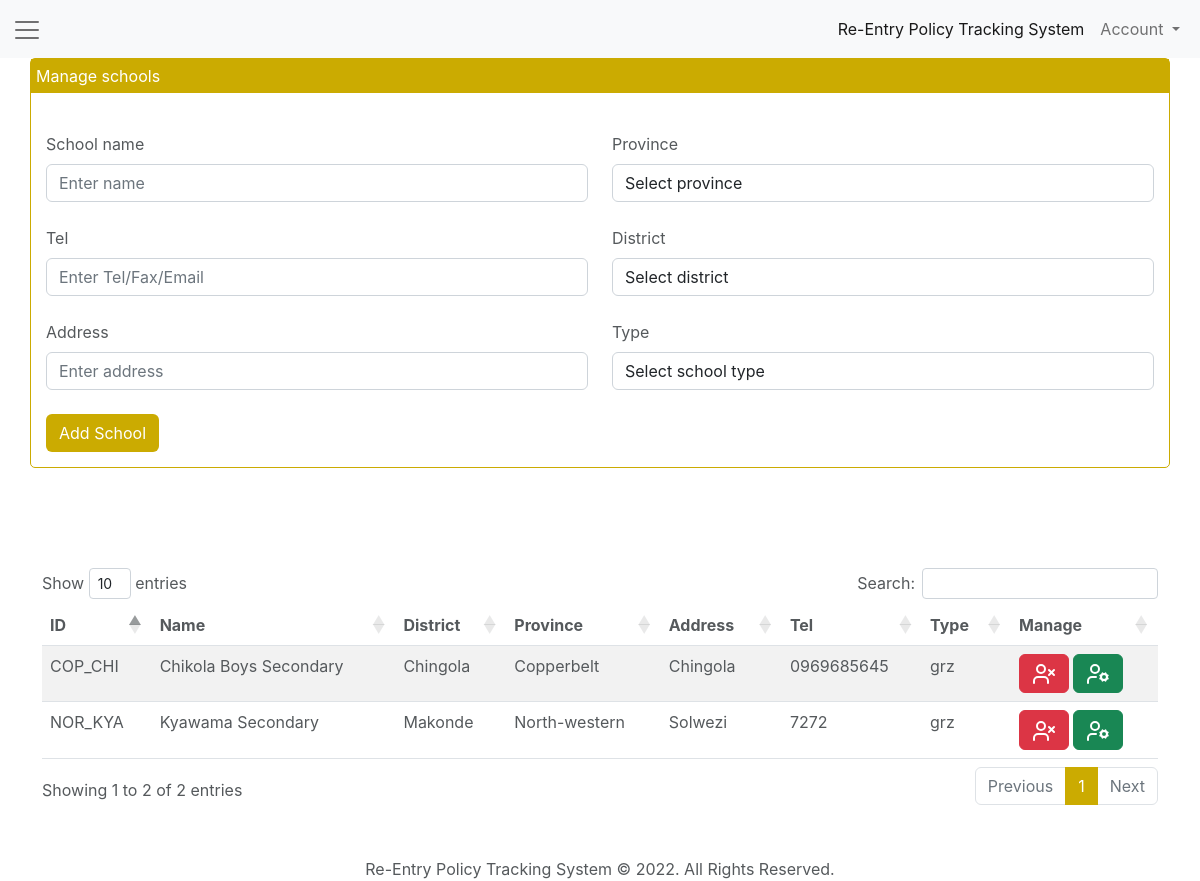
The app's page /schools.php (signed in) with its own data.
### tables this page shows
CREATE TABLE `schools` (
  `id` int(5) NOT NULL,
  `sch_id` varchar(10) NOT NULL,
  `name` varchar(25) NOT NULL,
  `district` varchar(25) NOT NULL,
  `province` varchar(25) NOT NULL,
  `tel` varchar(50) NOT NULL,
  `type` varchar(50) NOT NULL,
  `address` varchar(50) NOT NULL,
  `date_added` timestamp NOT NULL DEFAULT current_timestamp()
);

### schools.php (the view, shortened to what this page needs)
<?php
include 'database/config.php';
?>
<!DOCTYPE html>
<html>
<head>
  <link href="https://cdn.jsdelivr.net/npm/bootstrap@5.2.0-beta1/dist/css/bootstrap.min.css" rel="stylesheet" type="text/css">
  <link href="assets/css/styles.css" rel="stylesheet" type="text/css">
  <link rel="stylesheet" type="text/css" href="https://cdn.datatables.net/1.10.23/css/dataTables.bootstrap4.min.css">
  <link rel="stylesheet" type="text/css" href="https://cdn.datatables.net/responsive/2.2.7/css/responsive.bootstrap4.min.css">
</head>
<body>
  <nav class="navbar navbar-expand-lg navbar-light bg-light">
    <div class="container-fluid">
      <a class="navbar-brand" data-bs-toggle="offcanvas" href="#offcanvas" role="button" aria-controls="offcanvas"><span class="navbar-toggler-icon"></span></a>
      <div class="collapse navbar-collapse" id="navbarSupportedContent">
        <ul class="navbar-nav ms-auto mb-2 mb-lg-0">
          <li class="nav-item">
            <a class="nav-link active" aria-current="page" href="home.php">Re-Entry Policy Tracking System</a>
          </li>
          <li class="nav-item dropdown">
            <a class="nav-link dropdown-toggle" href="#" id="navbarDropdown" role="button" data-bs-toggle="dropdown" aria-expanded="false">
              Account
            </a>
          </li>
        </ul>
      </div>
    </div>
  </nav>
  <main>
    <div class="container">
      <div class="row">
        <?php include 'snippets/manage-school.php'; ?>
      </div>
      <div class="row">
        <div class="col-md-12 pd-50">
          <div class="table-responsive pd-50">
            <table id="schoolRecordsTable" class="table table-striped">
              <thead>
                <tr>
                  <th>ID</th>
                  <th>Name</th>
                  <th>District</th>
                  <th>Province</th>
                  <th>Address</th>
                  <th>Tel</th>
                  <th>Type</th>
                  <th>Manage</th>
                </tr>
              </thead>
              <tbody id="schoolsTable">
                <?php
                $query = "SELECT * FROM `schools`";
                $fetch = $mysqli->query($query) or die($mysqli->error.__LINE__);
                while ($row = mysqli_fetch_assoc($fetch)) {
                  $sch_id = $row['sch_id']; ?>
                  <tr>
                  <td><?php echo $row['sch_id']; ?></td>
                    <td><?php echo $row['name']; ?></td>
                    <td><?php echo ucwords($row['district']); ?></td>
                    <td><?php echo ucwords($row['province']); ?></td>
                    <td><?php echo ucwords($row['address']); ?></td>
                    <td><?php echo $row['tel']; ?></td>
                    <td><?php echo $row['type']; ?></td>
                    <td>
                      <a href="schools.php?del_profile=<?php echo $row['id']; ?>" class="btn btn-danger delete-info"><i icon-name="user-x"></i></a>
                      <a href="schools.php?school_info=<?php echo $row['id']; ?>" class="btn btn-success"><i icon-name="user-cog"></i></a>
                    </td>
                  </tr>
                <?php } ?>
              </tbody>
            </table>
          </div>
        </div>
      </div>
    </div>
  </main>
  <footer class="pd-50">
    <div class="copyright">
      Re-Entry Policy Tracking System &copy; <?php echo date('Y'); ?>. All Rights Reserved.
    </div>
  </footer>
</body>
</html>

### assets/css/styles.css (style rules this page uses)
* { margin: 0; padding: 0; }
:root { --bs-primary: #1a1a1a; --bs-font-sans-serif: "Nunito Sans", -apple-system, BlinkMacSystemFont, "Segoe UI", Roboto, "Helvetica Neue", Arial, sans-serif, "Apple Color Emoji", "Segoe UI Emoji", "Segoe UI Symbol"; --bs-font-monospace: SFMono-Regular, Menlo, Monaco, Consolas, "Liberation Mono", "Courier New", monospace; --bs-gradient: linear-gradient(180deg, rgba(255, 255, 255, 0.15), rgba(255, 255, 255, 0)); --bs-body-font-family: var(--bs-font-sans-serif); --bs-body-font-size: 1rem; --bs-body-font-weight: 400; --bs-body-line-height: 1.5; --bs-body-color: #55595c; --bs-body-bg: #fff; --gold-color: #CBAB01; --primary-color: #B38B59; }
.pd-50 { margin-top: 50px; }
body { margin: 0; font-family: var(--bs-body-font-family) !important; font-size: var(--bs-body-font-size); font-weight: var(--bs-body-font-weight) !important; line-height: var(--bs-body-line-height); color: var(--bs-body-color); text-align: var(--bs-body-text-align); background-color: var(--bs-body-bg); -webkit-text-size-adjust: 100%; -webkit-tap-highlight-color: rgba(0, 0, 0, 0); }
.table-responsive table { width: 100%; }
footer .copyright { text-align: center; }

### records on screen
schools: sch "COP_CHI", name "Chikola Boys Secondary", district "Chingola", province "Copperbelt", address "Chingola", tel "0969685645", type "grz"
schools: sch "NOR_KYA", name "Kyawama Secondary", district "Makonde", province "North-western", address "Solwezi", tel "7272", type "grz"
